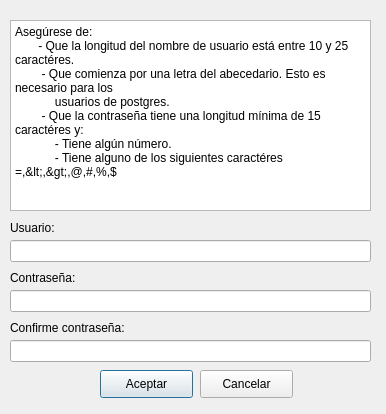
<?xml version="1.0" encoding="UTF-8"?>
<ui version="4.0">
 <class>frmPassword</class>
 <widget class="QDialog" name="frmPassword">
  <property name="geometry">
   <rect>
    <x>0</x>
    <y>0</y>
    <width>386</width>
    <height>414</height>
   </rect>
  </property>
  <property name="windowTitle">
   <string>TopoDelProp: Usuarios.</string>
  </property>
  <widget class="QLabel" name="label">
   <property name="geometry">
    <rect>
     <x>10</x>
     <y>220</y>
     <width>381</width>
     <height>16</height>
    </rect>
   </property>
   <property name="text">
    <string>Usuario:</string>
   </property>
  </widget>
  <widget class="QLineEdit" name="txtUsuario">
   <property name="geometry">
    <rect>
     <x>10</x>
     <y>240</y>
     <width>361</width>
     <height>22</height>
    </rect>
   </property>
  </widget>
  <widget class="QLineEdit" name="txtPsw1">
   <property name="geometry">
    <rect>
     <x>10</x>
     <y>290</y>
     <width>361</width>
     <height>22</height>
    </rect>
   </property>
   <property name="echoMode">
    <enum>QLineEdit::Password</enum>
   </property>
  </widget>
  <widget class="QLineEdit" name="txtPsw2">
   <property name="geometry">
    <rect>
     <x>10</x>
     <y>340</y>
     <width>361</width>
     <height>22</height>
    </rect>
   </property>
   <property name="echoMode">
    <enum>QLineEdit::Password</enum>
   </property>
  </widget>
  <widget class="QLabel" name="label_2">
   <property name="geometry">
    <rect>
     <x>10</x>
     <y>270</y>
     <width>101</width>
     <height>16</height>
    </rect>
   </property>
   <property name="text">
    <string>Contraseña:</string>
   </property>
  </widget>
  <widget class="QLabel" name="label_3">
   <property name="geometry">
    <rect>
     <x>10</x>
     <y>320</y>
     <width>131</width>
     <height>16</height>
    </rect>
   </property>
   <property name="text">
    <string>Confirme contraseña:</string>
   </property>
  </widget>
  <widget class="QPushButton" name="bttAceptar">
   <property name="geometry">
    <rect>
     <x>100</x>
     <y>370</y>
     <width>93</width>
     <height>28</height>
    </rect>
   </property>
   <property name="text">
    <string>Aceptar</string>
   </property>
  </widget>
  <widget class="QPushButton" name="bttCancelar">
   <property name="geometry">
    <rect>
     <x>200</x>
     <y>370</y>
     <width>93</width>
     <height>28</height>
    </rect>
   </property>
   <property name="text">
    <string>Cancelar</string>
   </property>
  </widget>
  <widget class="QPlainTextEdit" name="plainTextEdit">
   <property name="geometry">
    <rect>
     <x>10</x>
     <y>20</y>
     <width>361</width>
     <height>191</height>
    </rect>
   </property>
   <property name="toolTip">
    <string>Condiciones para crear usuarios</string>
   </property>
   <property name="readOnly">
    <bool>true</bool>
   </property>
   <property name="plainText">
    <string>Asegúrese de:
       - Que la longitud del nombre de usuario está entre 10 y 25 caractéres.
        - Que comienza por una letra del abecedario. Esto es necesario para los
            usuarios de postgres.
        - Que la contraseña tiene una longitud mínima de 15 caractéres y:
            - Tiene algún número.
            - Tiene alguno de los siguientes caractéres =,&lt;,&gt;,@,#,%,$</string>
   </property>
   <property name="backgroundVisible">
    <bool>false</bool>
   </property>
  </widget>
 </widget>
 <resources/>
 <connections/>
</ui>
